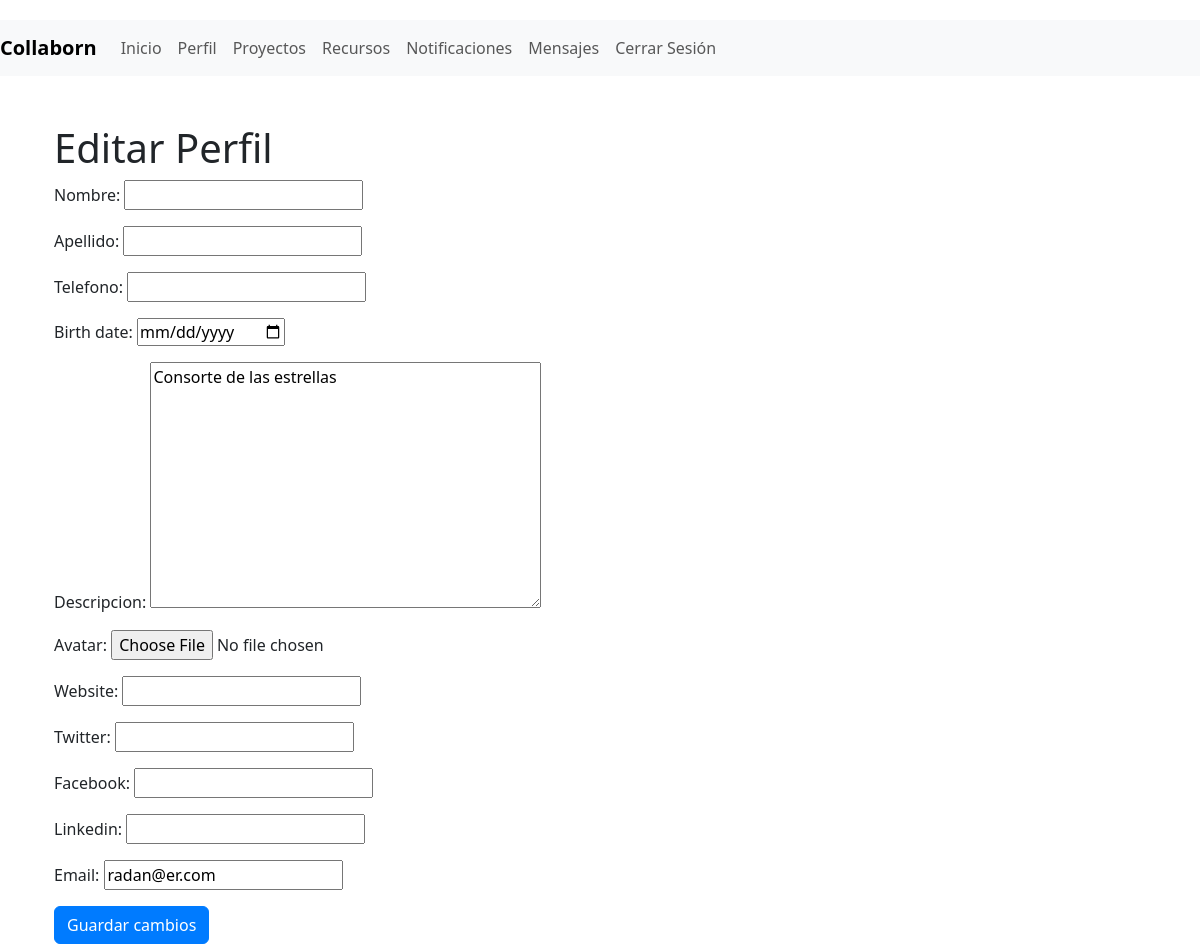
The app's page /perfil/editar/ (signed in), older data.
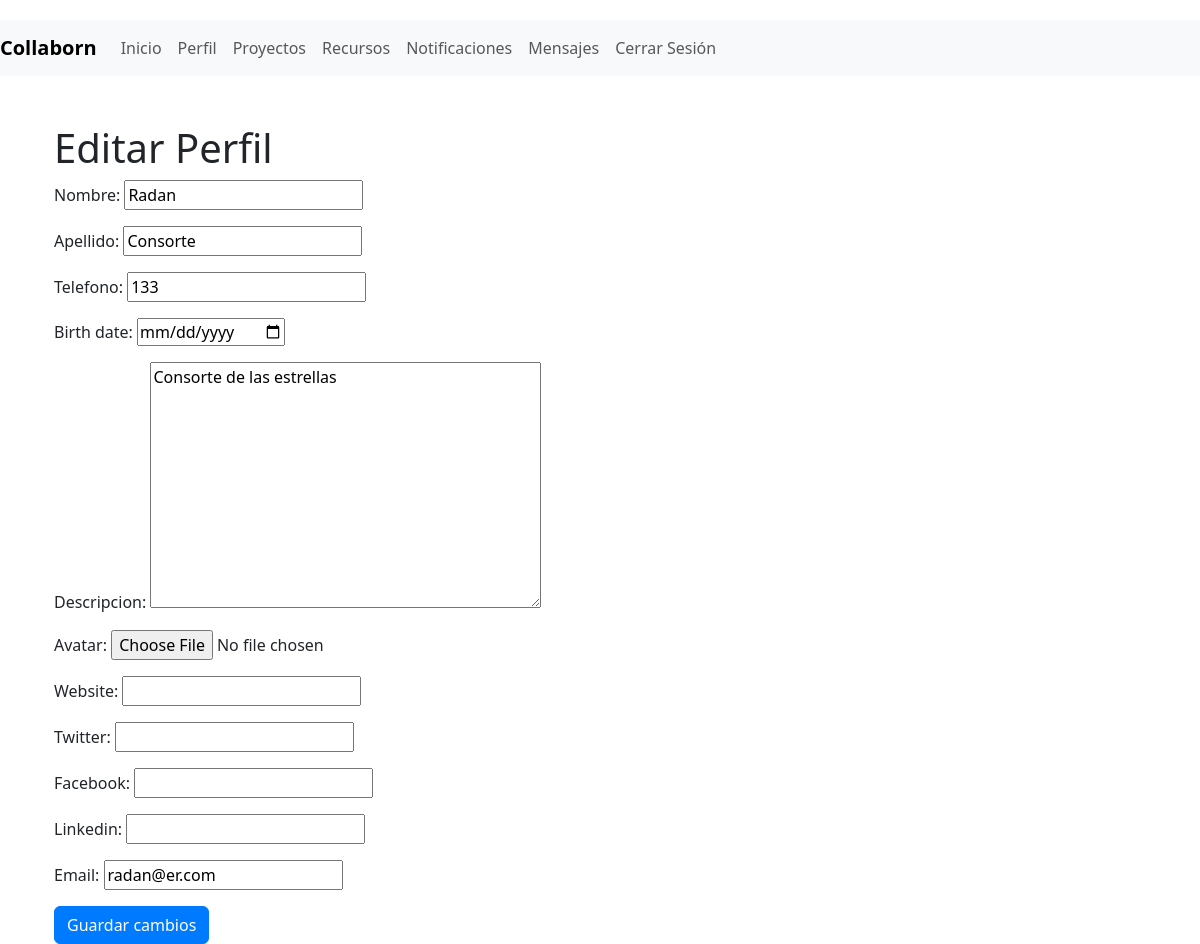
The same page, newer data.
### myapp/models.py (models this page shows, shortened)
class Perfil(models.Model):
    user = models.OneToOneField(User, on_delete=models.CASCADE)
    telefono = models.CharField(max_length=15, blank=True, null=True)
    birth_date = models.DateField(null=True, blank=True)
    descripcion = models.TextField(blank=True, null=True, default='')
    avatar = models.ImageField(upload_to='avatars/', null=True, blank=True)
    website = models.URLField(blank=True, null=True)
    twitter = models.URLField(blank=True, null=True)
    facebook = models.URLField(blank=True, null=True)
    linkedin = models.URLField(blank=True, null=True)
    nombre = models.CharField(max_length=30, blank=True, null=True, default='')
    apellido = models.CharField(max_length=30, blank=True, null=True, default='')

### myapp/views.py (the view)
# urls.py: path('perfil/editar/', views.editar_perfil, name='editar_perfil'),
@login_required
def editar_perfil(request):
    if request.method == 'POST':
        perfil_form = PerfilForm(request.POST, request.FILES, instance=request.user.perfil)
        if perfil_form.is_valid():
            perfil_form.save()
            messages.success(request, 'Perfil actualizado exitosamente')
            return redirect('ver_perfil')
    else:
        perfil_form = PerfilForm(instance=request.user.perfil)
    return render(request, 'myapp/editar_perfil.html', {'perfil_form': perfil_form})

### myapp/forms.py (shortened to what this page needs)
class PerfilForm(forms.ModelForm):
    birth_date = forms.DateField(
        widget=forms.DateInput(attrs={'type': 'date'}),
        input_formats=['%Y-%m-%d']
    )
    email = forms.EmailField()
    class Meta:
        model = Perfil
        fields = ['nombre', 'apellido', 'telefono', 'birth_date', 'descripcion', 'avatar', 'website', 'twitter', 'facebook', 'linkedin', 'email']
    def __init__(self, *args, **kwargs):
        super(PerfilForm, self).__init__(*args, **kwargs)
        if self.instance and self.instance.pk:
            self.fields['nombre'].initial = self.instance.nombre
            self.fields['apellido'].initial = self.instance.apellido
            self.fields['telefono'].initial = self.instance.telefono
            self.fields['descripcion'].initial = self.instance.descripcion
            self.fields['email'].initial = self.instance.user.email

### myapp/templates/myapp/editar_perfil.html (shortened to what this page needs)
{% extends 'myapp/base.html' %}
{% block content %}
<div class="container mt-5">
    <h1>Editar Perfil</h1>
    <form method="post" enctype="multipart/form-data">
        {{ perfil_form.as_p }}
        <button type="submit" class="btn btn-primary">Guardar cambios</button>
    </form>
</div>
{% endblock %}

Row changes from the older to the newer data that the page shows:
changed Perfil "Consorte de las estrellas": nombre (not shown) → "Radan"; apellido (not shown) → "Consorte"; telefono (not shown) → "133"
